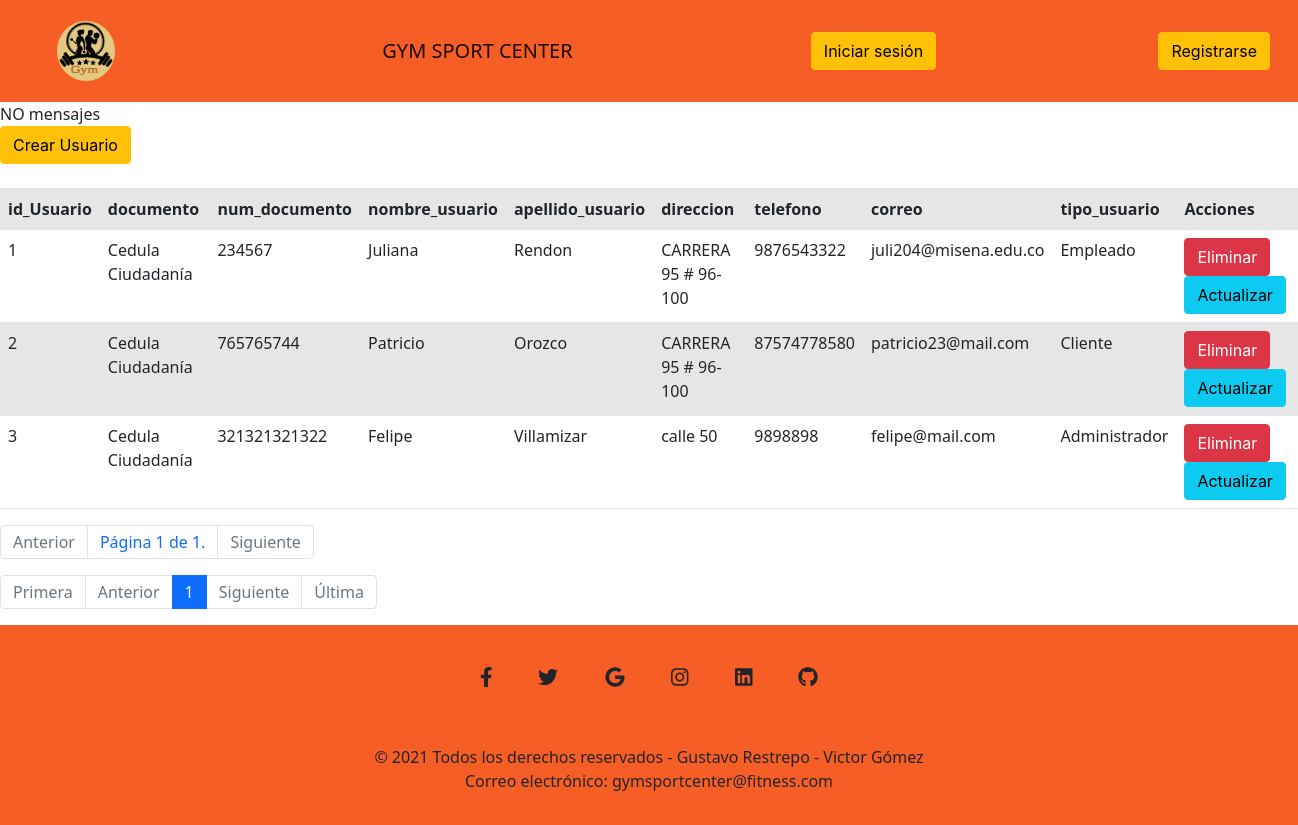
The app's page /usuario/ with its own data.
### gimnasio/models.py (models this page shows, shortened)
class Usuario(models.Model):
    id_Usuario = models.AutoField(primary_key=True)
    documento = models.ForeignKey(Tipo_Documento, on_delete = models.DO_NOTHING)
    num_documento = models.IntegerField(null=False, blank=False, unique=True)
    nombre_usuario = models.CharField(max_length=254)
    apellido_usuario = models.CharField(max_length=254)
    direccion = models.CharField(max_length=254)
    telefono = models.CharField(max_length=15, unique=True)
    correo = models.EmailField(max_length=200, unique=True)
    tipo_usuario = models.ForeignKey(Tipo_Usuario, on_delete = models.DO_NOTHING)

class Tipo_Documento(models.Model):
    id_tipoDocumento = models.AutoField(primary_key=True)
    nombre = models.CharField(max_length=254)
    def __str__(self):
        return str(self.nombre)

class Tipo_Usuario(models.Model):
    id_tipoUsuario = models.AutoField(primary_key=True)
    nombre = models.CharField(max_length=254)
    def __str__(self):
        return str(self.nombre)

### gimnasio/views.py (the view)
# urls.py: path('usuario/', views.usuario, name='usuario'),
def usuario(request):
    q = Usuario.objects.all()
    paginator = Paginator(q, 3) # Mostrar 3 compaías por página
    page_number = request.GET.get('page')
    page_obj = paginator.get_page(page_number)
    contexto = { "datos": page_obj }
    return render(request, 'gimnasio/usuario.html', contexto)

### gimnasio/templates/gimnasio/usuario.html (shortened to what this page needs)
{% extends 'gimnasio/base.html' %}
{% load static %}
{% block contenedor %}
<link href="https://cdn.jsdelivr.net/npm/bootstrap@5.0.0-beta3/dist/css/bootstrap.min.css" rel="stylesheet">
    {% if messages %}
        {% for registro in messages %}
            {{ registro }}
        {% endfor %}
    {% else %}
        NO mensajes
    {% endif %}
    <a href="{% url 'gimnasio:usuario-formulario' %}" class="btn btn-warning">Crear Usuario</a>
    <br><br>
    {% if datos %}
    <table class="table table-striped table-hover">
        <tr>
            <th>id_Usuario</th>
            <th>documento</th>
            <th>num_documento</th>
            <th>nombre_usuario</th>
            <th>apellido_usuario</th>
            <th>direccion</th>
            <th>telefono</th>
            <th>correo</th>
            <th>tipo_usuario</th>
            <th>Acciones</th>
        </tr>
        {% for registro in datos %}
        <tr>
            <td>{{ registro.id_Usuario }}</td>
            <td>{{ registro.documento }}</td>
            <td>{{ registro.num_documento }}</td>
            <td>{{ registro.nombre_usuario }}</td>
            <td>{{ registro.apellido_usuario }}</td>
            <td>{{ registro.direccion }}</td>
            <td>{{ registro.telefono }}</td>
            <td>{{ registro.correo }}</td>
            <td>{{ registro.tipo_usuario }}</td>
            <td>
<a onclick="eliminarUsuario('{% url 'gimnasio:eliminar-usuario' registro.id_Usuario %}')" href="#" class="btn btn-danger">Eliminar</a>
<a href="{% url 'gimnasio:actualizar-usuario' registro.id_Usuario %}" class="btn btn-info">Actualizar</a>
            </td>
        </tr>
        {% endfor %}
    </table>
    {% else %}
    No hay datos aún.
    {% endif %}
    <ul class="pagination">
        <li class="page-item {% if not datos.has_previous %}disabled{% endif %}"><a class="page-link" href="{% if datos.has_previous %}?page={{ datos.previous_page_number }}{% endif %}">Anterior</a></li>
        <li class="page-item"><a class="page-link">Página {{ datos.number }} de {{ datos.paginator.num_pages }}.</a></li>
        <li class="page-item {% if not datos.has_next %}disabled{% endif %}"><a class="page-link" href="{% if datos.has_next %}?page={{ datos.next_page_number }}{% endif %}">Siguiente</a></li>
    </ul>
    <ul class="pagination">
        <li class="page-item {% if not datos.has_previous %}disabled{% endif %}"><a class="page-link" href="{% if datos.has_previous %}?page=1 {% endif %}">Primera</a></li>
        <li class="page-item {% if not datos.has_previous %}disabled{% endif %}"><a class="page-link" href="{% if datos.has_previous %}?page={{ datos.previous_page_number }} {% endif %}">Anterior</a></li>
        {% for i in datos.paginator.page_range %}
            {% if datos.number == i %}
            <li class="page-item active"><a class="page-link" >{{ i }}</a></li>
            {% else %}
            <li class="page-item"><a class="page-link" href="?page={{ i }}">{{ i }}</a></li>
            {% endif %}
        {% endfor %}
        <li class="page-item {% if not datos.has_next %}disabled{% endif %}"><a class="page-link" href="{% if datos.has_next %}?page={{ datos.next_page_number }} {% endif %}">Siguiente</a></li>
        <li class="page-item {% if not datos.has_next %}disabled{% endif %}"><a class="page-link" href="{% if datos.has_next %}?page={{ datos.paginator.num_pages }} {% endif %}">Última</a></li>
    </ul>
{% endblock %}

### gimnasio/templates/gimnasio/base.html (shortened to what this page needs)
{% load static %}
<!DOCTYPE html>
<html lang="es">
    <head>
        <link href="https://cdnjs.cloudflare.com/ajax/libs/magnific-popup.js/1.1.0/magnific-popup.min.css" rel="stylesheet" />
        <link href="{% static 'gimnasio/css/styles.css' %}" rel="stylesheet" />
    </head>
<nav class="navbar navbar-expand-lg navbar-light" style="background-color: #f75e25;">
  <div class="container-fluid">
  <nav class="navbar navbar-light" style="background-color: #f75e25;">
  <div class="container">
    <a class="navbar-brand" href="{% url 'gimnasio:index' %}">
      <img src="{% static 'gimnasio/img/Recurso2.svg' %}" alt="" width="60" height="60">
    </a>
  </div>
    </nav>
    <a class="navbar-brand" href="{% url 'gimnasio:index' %}">GYM SPORT CENTER</a>
        {% if request.session.login.2 == 1 or request.session.login.2 == 2 %}
        <div class="collapse navbar-collapse" id="navbarSupportedContent">
          <ul class="navbar-nav me-auto mb-2 mb-lg-0">
            <li class="nav-item">
              <a class="nav-link active " aria-current="page" href="{% url 'gimnasio:actividad' %}">Actividad</a>
            </li>
            <li class="nav-item">
              <a class="nav-link active " aria-current="page" href="{% url 'gimnasio:inventario' %}">Inventario</a>
            </li>
            <li class="nav-item">
              <a class="nav-link active " aria-current="page" href="{% url 'gimnasio:novedad' %}">Novedad</a>
            </li>
            <li class="nav-item">
              <a class="nav-link active " aria-current="page" href="{% url 'gimnasio:producto' %}">Producto</a>
            </li>
            <li class="nav-item">
              <a class="nav-link active " aria-current="page" href="{% url 'gimnasio:proveedor' %}">Proveedor</a>
            </li>
            <li class="nav-item">
              <a class="nav-link active " aria-current="page" href="{% url 'gimnasio:usuario' %}">Usuario</a>
            </li>
            <li class="nav-item">
              <a class="nav-link active " aria-current="page" href="{% url 'gimnasio:venta' %}">Venta</a>
            </li>
            <br>
          <a class="btn btn-warning" href="{% url 'gimnasio:logout' %}" onsubmit="return cerrarsesion();">Cerrar sesión</a>
          <li>
        {% elif request.session.login.2 == 3 %}
            <div class="alert alert-warning" role="alert">
              Bienvenid@:{{ request.session.login.1 }}
            </div>
          <a class="btn btn-warning" href="{% url 'gimnasio:logout' %}">Cerrar sesión</a>
        {% else %}
          <a class="btn btn-warning" href="{% url 'gimnasio:inisiosesion' %}">Iniciar sesión</a>
          <a class="btn btn-warning" href="{% url 'gimnasio:registro' %}">Registrarse</a>
        {% endif %}
        </div>
</nav>
{% block contenedor %}{% endblock contenedor %}
    <footer class="text-center text-white" style="background-color: #f75e25;">
  <div class="container pt-4">
    <section class="mb-4">
      <a
        class="btn btn-link btn-floating btn-lg text-dark m-1"
        href="#!"
        role="button"
        data-mdb-ripple-color="dark"
        ><i class="fab fa-facebook-f"></i
      ></a>
      <a
        class="btn btn-link btn-floating btn-lg text-dark m-1"
        href="#!"
        role="button"
        data-mdb-ripple-color="dark"
        ><i class="fab fa-twitter"></i
      ></a>
      <a
        class="btn btn-link btn-floating btn-lg text-dark m-1"
        href="#!"
        role="button"
        data-mdb-ripple-color="dark"
        ><i class="fab fa-google"></i
      ></a>
      <a
        class="btn btn-link btn-floating btn-lg text-dark m-1"
        href="#!"
        role="button"
        data-mdb-ripple-color="dark"
        ><i class="fab fa-instagram"></i
      ></a>
      <a
        class="btn btn-link btn-floating btn-lg text-dark m-1"
        href="#!"
        role="button"
        data-mdb-ripple-color="dark"
        ><i class="fab fa-linkedin"></i
      ></a>
      <a
        class="btn btn-link btn-floating btn-lg text-dark m-1"
        href="#!"
        role="button"
        data-mdb-ripple-color="dark"
        ><i class="fab fa-github"></i
      ></a>
    </section>
  </div>
  <div class="text-center text-dark p-3" style="background-color: #f75e25;">
    © 2021 Todos los derechos reservados - Gustavo Restrepo - Victor Gómez<br>
    <p class="text-dark">Correo electrónico: gymsportcenter@fitness.com</p>
  </div>
</footer>
  </body>
</html>

### records on screen
Usuario: id_Usuario "1", documento "Cedula Ciudadanía", num_documento "234567", nombre_usuario "Juliana", apellido_usuario "Rendon", direccion "CARRERA 95 # 96-100", telefono "9876543322", correo "juli204@misena.edu.co", tipo_usuario "Empleado"
Usuario: id_Usuario "2", documento "Cedula Ciudadanía", num_documento "765765744", nombre_usuario "Patricio", apellido_usuario "Orozco", direccion "CARRERA 95 # 96-100", telefono "87574778580", correo "patricio23@mail.com", tipo_usuario "Cliente"
Usuario: id_Usuario "3", documento "Cedula Ciudadanía", num_documento "321321321322", nombre_usuario "Felipe", apellido_usuario "Villamizar", direccion "calle 50", telefono "9898898", correo "felipe@mail.com", tipo_usuario "Administrador"

### other values on screen
{{ datos.number }} "1"
{{ datos.paginator.num_pages }} "1"
{{ i }} "1"
